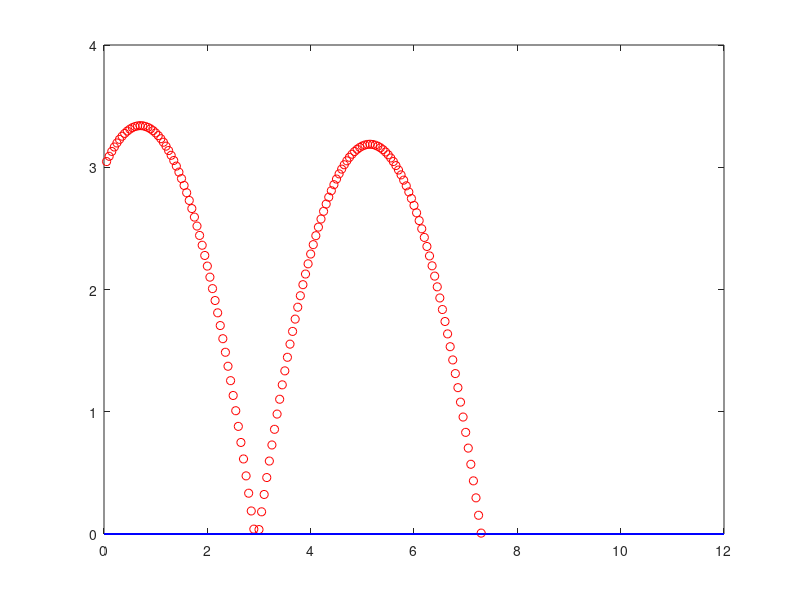

Recreate this plot in MATLAB.
format compact; format shortG; % Animation in Matlab
clear; clf; clc;               % with Numerical Integration

g = -1.37;
x = 0; y = 3;
dx = 1; dy = 1; % dx = 100/73 to hit x = 10 (Default: 1)
t = 0; dt = 0.05;
Bounce = 0;
while(Bounce < 2)
    ddx = 0;
    ddy = g;
    dx = dx + ddx * dt;
    dy = dy + ddy * dt;
    x = x + dx * dt;
    y = y + dy * dt;
    t = t + dt;
    if(y < 0)
        dy = abs(dy);
        Bounce = Bounce + 1;
    end
    plot(x,y,'ro',[0,12],[0,0],'b',0,10,'b+');
    xlim([0,12]);
    ylim([0,4]);
    hold on
    %pause(0.01);
end
